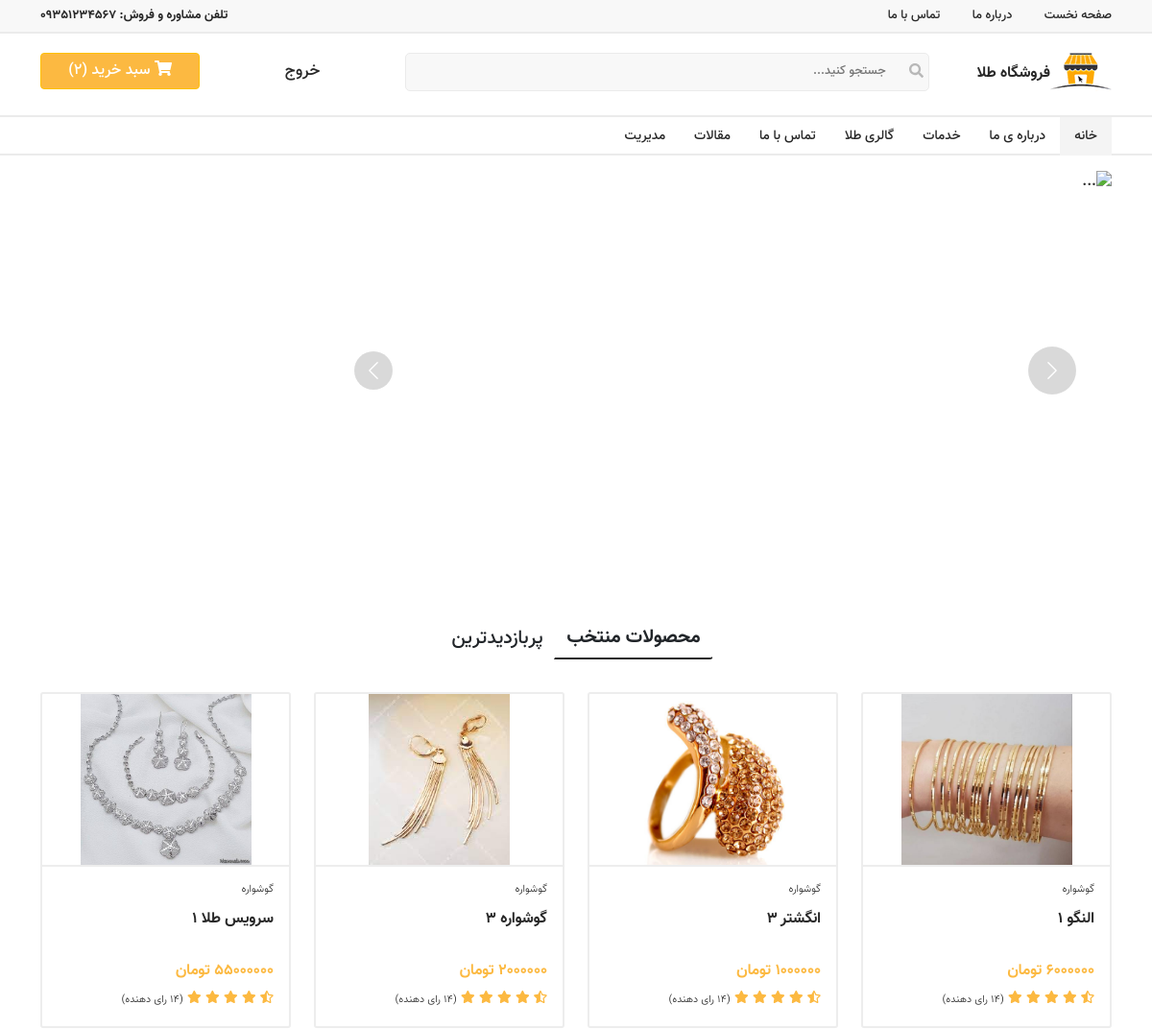
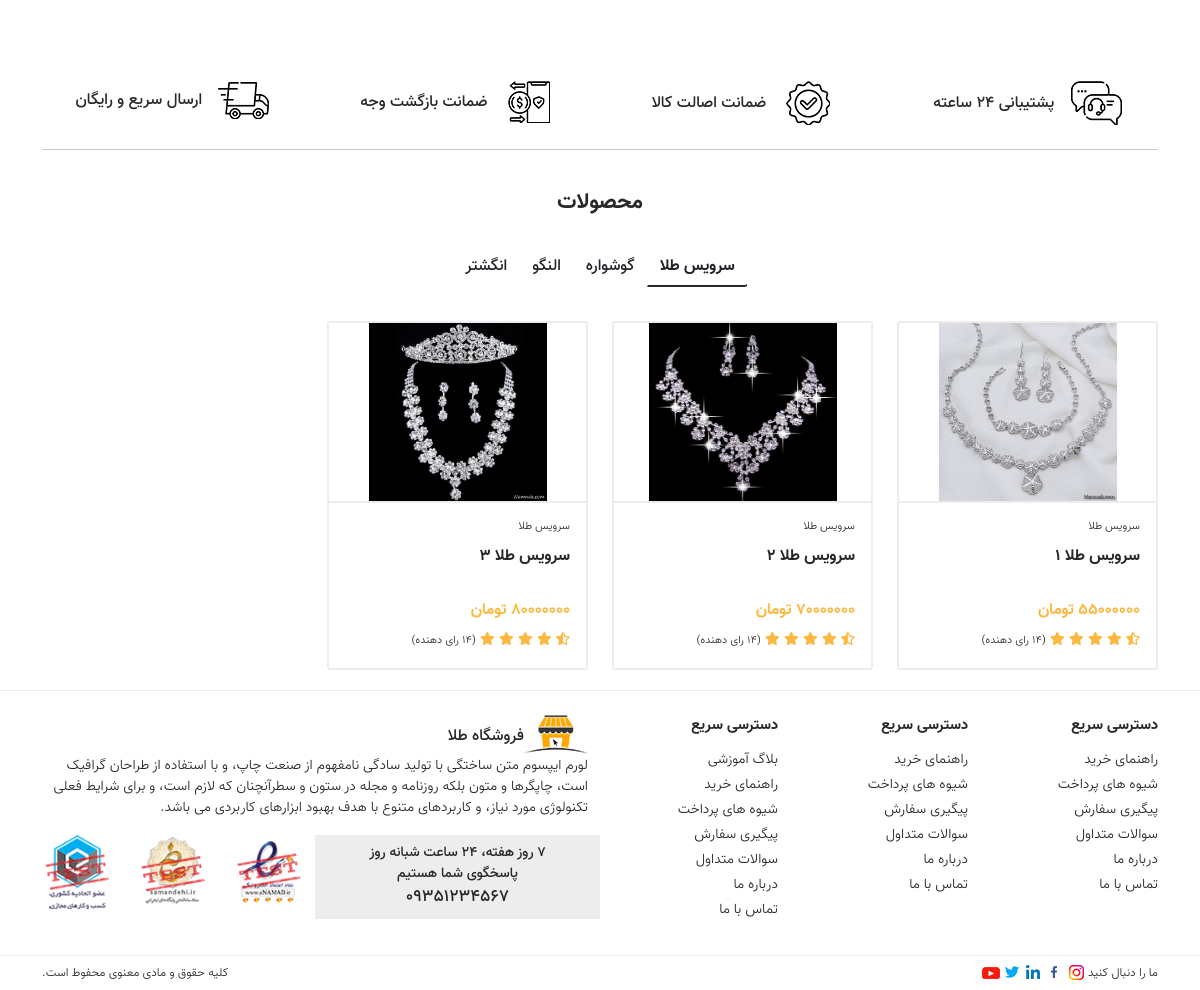
The page /layout/index.php (signed in) on the database its author committed (2 pictures, top to bottom).
### tables this page shows
CREATE TABLE `product` (
  `id` bigint(11) NOT NULL,
  `name` varchar(50) NOT NULL,
  `category` int(11) NOT NULL DEFAULT 1,
  `price` int(11) NOT NULL,
  `image` varchar(500) NOT NULL,
  `number` int(11) NOT NULL,
  `creat_add` varchar(50) DEFAULT NULL
);

### layout/index.php (the view, shortened to what the rows shown need)
<?php
include '../admin/connect.php';
$services = $connect->prepare("SELECT * FROM `product` WHERE category=4 ");
$services->execute();
$productStars = $connect->prepare("SELECT * FROM `product` ORDER BY RAND() LIMIT 4 ");
$productStars->execute();
?>
<!DOCTYPE html>
<html lang="fa" dir="rtl">
<head>
    <link rel="stylesheet" href="assets/css/bootstrap.rtl.min.css">
    <link rel="stylesheet" href="assets/plugins/fontawesome/css/all.min.css">
    <link rel="stylesheet" href="assets/plugins/aos-master/dist/aos.css">
    <link rel="stylesheet" href="assets/plugins/hover-master/css/hover-min.css">
    <link rel="stylesheet" href="assets/css/ionicons.css">
    <link rel="stylesheet" href="assets/css/droopmenu.css">
    <link rel="stylesheet" href="assets/css/highlight.css">
    <link rel="stylesheet" href="assets/css/nouislider.min.css">
    <link rel="stylesheet" href="assets/css/style.css">
</head>
<body>
<section id="featured-products" class="my-5">
    <div class="container">
        <div class="row row-cols-1 row-cols-sm-2 row-cols-lg-4 g-md-4 featured-product featured" data-aos="fade-up" data-aos-duration="1000">
            <?php
            if ($productStars->rowCount() > 0) { ?>
                <?php  foreach ($productStars as $productStar) {?>
                    <div class="col">
                        <div class="product-box">
                            <a href="product.php?idProduct=<?=$productStar['id'] ?>"><div class="image" style="background-image: url('../admin/images/<?=$productStar['image'] ?>')"></div></a>
                            <div class="icons">
                            </div>
                            <div class="details p-3">
                                <div class="category">
                                    <a href="product.php?idProduct=<?=$productStar['id'] ?>">گوشواره</a>
                                </div>
                                <a href="product.php?idProduct=<?=$productStar['id'] ?>"><h2><?=$productStar['name'] ?></h2></a>
                                <div class="price"><?=$productStar['price'] ?> تومان</div>
                                <div class="rate">
                                    <i class="fa fa-star-half-alt"></i>
                                    <i class="fa fa-star"></i>
                                    <i class="fa fa-star"></i>
                                    <i class="fa fa-star"></i>
                                    <i class="fa fa-star"></i>
                                    <span class="reviews">(14 رای دهنده)</span>
                                </div>
                            </div>
                        </div>
                    </div>
                <?php } ?>
            <?php }?>
        </div>
    </div>
</section>
<section id="most-sales-products" class="pt-4">
    <h1 class="section-title"> محصولات</h1>
    <div class="container pt-4">
        <div class="row row-cols-1 row-cols-sm-2 row-cols-lg-4 g-md-4 most-sales-product mobile" data-aos="fade-up" data-aos-duration="1000">
            <?php
            if ($services->rowCount() > 0) { ?>
                <?php  foreach ($services as $service) {?>
            <div class="col">
                <div class="product-box">
                    <a href="./product.html"><div class="image" style="background-image: url('../admin/images/<?=$service['image'] ?>')"></div></a>
                    <div class="icons">
                    </div>
                    <div class="details p-3">
                        <div class="category">
                            <a href="product.php?idProduct=<?=$service['id'] ?>">سرویس طلا</a>
                        </div>
                        <a href="product.php?idProduct=<?=$service['id'] ?>"><h2><?=$service['name'] ?></h2></a>
                        <div class="price"><?=$service['price'] ?> تومان</div>
                        <div class="rate">
                            <i class="fa fa-star-half-alt"></i>
                            <i class="fa fa-star"></i>
                            <i class="fa fa-star"></i>
                            <i class="fa fa-star"></i>
                            <i class="fa fa-star"></i>
                            <span class="reviews">(14 رای دهنده)</span>
                        </div>
                    </div>
                </div>
            </div>
                <?php } ?>
                <?php }?>
        </div>
    </div>
</section>
</body>
</html>

### rows shown on the page
product: image (picture), name "النگو 1"
product: image (picture), name "انگشتر 3"
product: image (picture), name "گوشواره 3"
product: image (picture), name "سرویس طلا 1"
product: image (picture), name "سرویس طلا 2"
product: image (picture), name "سرویس طلا 3"
